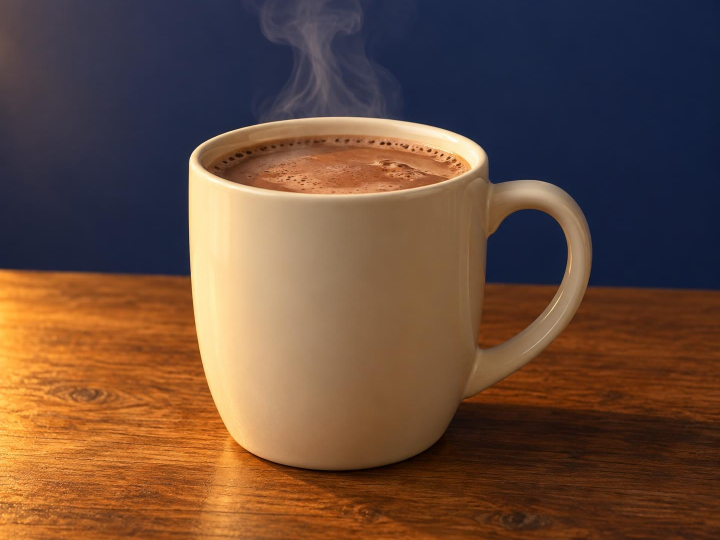
#> input picture work/premium/chapter-01/v1.2/assets/approved/CH1-FORMS-HEAT-01.jpg, 1440 x 1080 px (shown at 1/2 size); its folder holds 6 pictures in this run
$ python zoom_evidence.py
#> lines starting #> are read from the running program, lines starting #| are printed output that depends on the picture
#!/usr/bin/env python3
"""Zoom into the full-res HEAT and ELECTRICAL sources to isolate evidence cues."""
from pathlib import Path
from PIL import Image

WS = Path(__file__).resolve().parents[1]
APPROVED = WS / "assets" / "approved"
OUT = WS / "spike" / "renders"

def zoom(fname, outname, box):
#> called with fname = 'CH1-FORMS-HEAT-01.jpg', outname = 'heat-source-zoom.png', box = (0.15, 0, 0.85, 0.55)
    im = Image.open(APPROVED / fname).convert("RGB")
#> im is the input picture: PIL image 1440x1080 RGB; mean R, G, B 103.9, 74.9, 59.3
    w, h = im.size
#> w = 1440; h = 1080
    x1, y1, x2, y2 = box
    crop = im.crop((int(x1 * w), int(y1 * h), int(x2 * w), int(y2 * h)))
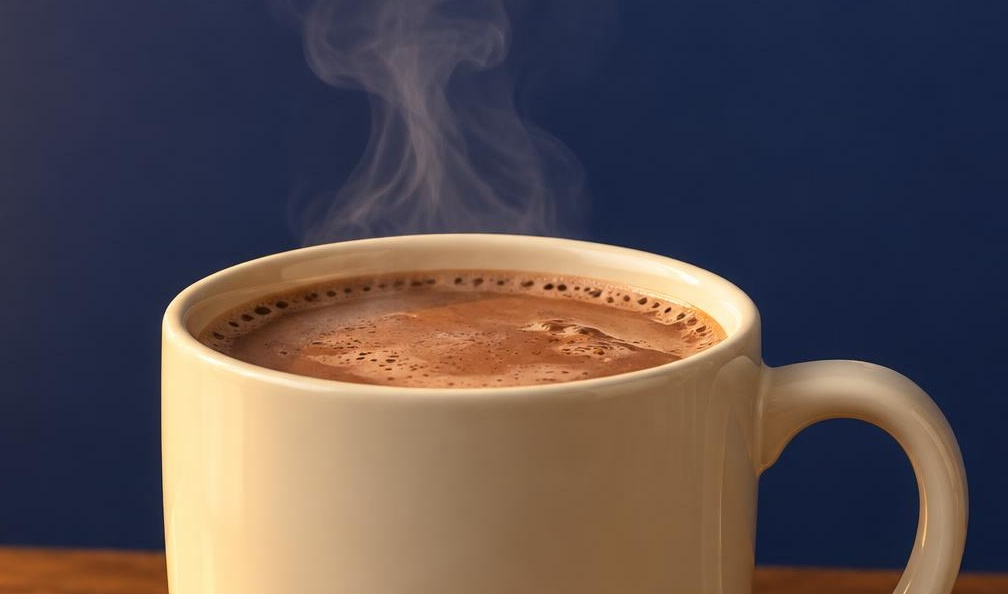
#> crop: PIL image 1008x594 RGB; mean R, G, B 88.4, 77.3, 79.1
    crop = crop.resize((crop.width * 2, crop.height * 2), Image.LANCZOS)
#> crop: PIL image 2016x1188 RGB
    crop.save(OUT / outname)
    print("saved", outname, crop.size)
#| saved heat-source-zoom.png (2016, 1188)

# HEAT: isolate upper-center where steam rises (whole upper half, wide)
zoom("CH1-FORMS-HEAT-01.jpg", "heat-source-zoom.png", (0.15, 0.0, 0.85, 0.55))
# HEAT: whole image for context
zoom("CH1-FORMS-HEAT-01.jpg", "heat-source-full.png", (0.0, 0.0, 1.0, 1.0))
#| saved heat-source-full.png (2880, 2160)
# ELECTRICAL: center where fan + airflow cue is
zoom("CH1-FORMS-ELECTRICAL-01.jpg", "electrical-source-zoom.png", (0.1, 0.05, 0.9, 0.8))
#> call 3 of zoom, with fname = 'CH1-FORMS-ELECTRICAL-01.jpg', outname = 'electrical-source-zoom.png', box = (0.1, 0.05, 0.9, 0.8)
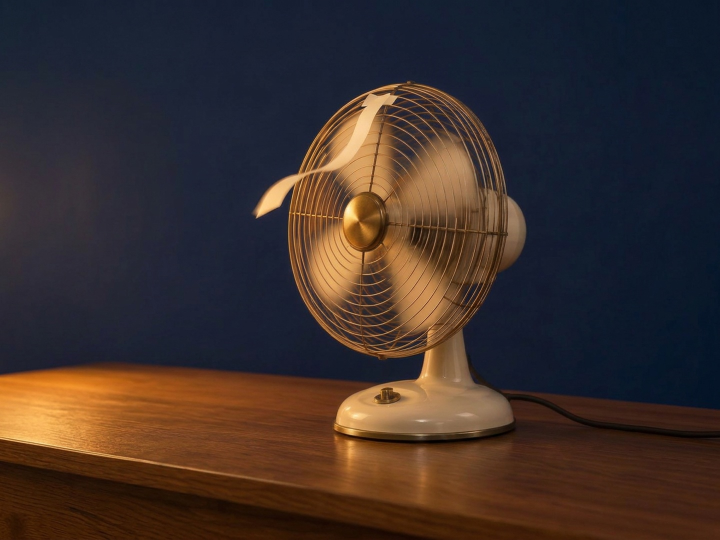
#> input picture work/premium/chapter-01/v1.2/assets/approved/CH1-FORMS-ELECTRICAL-01.jpg, 1440 x 1080 px (shown at 1/2 size)
#> in zoom, im is the input picture: PIL image 1440x1080 RGB; mean R, G, B 60.9, 47.5, 43.7
#> in zoom (call 3), `crop = im.crop((int(x1 * w), int(y1 * h), int(x2 * w), int(y2 * h)))`:
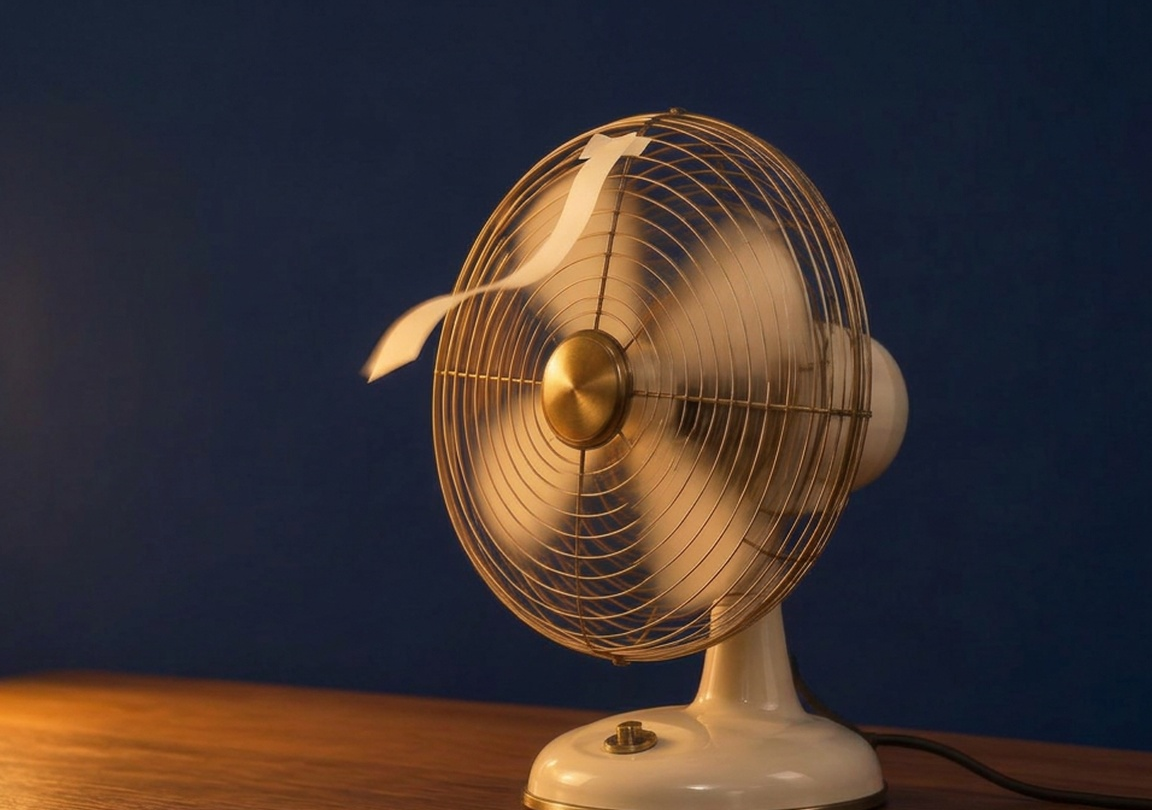
#> crop: PIL image 1152x810 RGB; mean R, G, B 62.3, 51.7, 50.5
#| saved electrical-source-zoom.png (2304, 1620)
zoom("CH1-FORMS-ELECTRICAL-01.jpg", "electrical-source-full.png", (0.0, 0.0, 1.0, 1.0))
#| saved electrical-source-full.png (2880, 2160)
